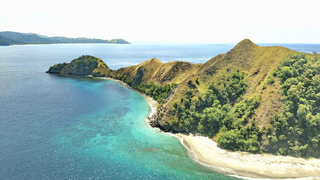
#> input picture F55121002_Tugas4_PCD/gambar.png, 320 x 180 px
$ python 'F55121002_GaussianLowpassFilter&IdealHighpassFilter.py'
#> lines starting #> are read from the running program, lines starting #| are printed output that depends on the picture; after the words box and inside, x2 and y2 are one past the last pixel; in counts of white or black regions, pixels touching at a corner belong together
import cv2
import numpy as np
from matplotlib import pyplot as plt

# membaca gambar
img = cv2.imread('gambar.png', 0)
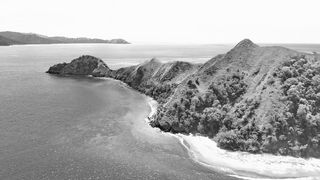
#> img: shape (180, 320); min 1, max 255, mean 171.3

# Fourier Transform
f = np.fft.fft2(img)
fshift = np.fft.fftshift(f)

# Filter Gaussian Lowpass
rows, cols = img.shape
#> rows = 180; cols = 320
crow, ccol = rows/2, cols/2
#> crow = 90; ccol = 160

# membuat filter lowpass Gaussian 2D dengan deviasi standar 20
D = 20
gaussian_lp = np.zeros((rows, cols))
for i in range(rows):
    for j in range(cols):
        gaussian_lp[i,j] = np.exp(-((i-crow)**2+(j-ccol)**2)/(2*D**2))
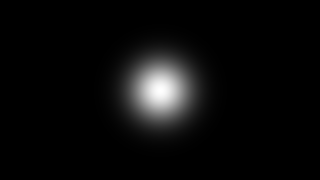
#> gaussian_lp: shape (180, 320) float64; min 5.07e-19, max 1, mean 0.0436

# terapkan filter
fshift_gaussian = fshift * gaussian_lp
f_ishift_gaussian = np.fft.ifftshift(fshift_gaussian)
img_gaussian = np.fft.ifft2(f_ishift_gaussian)
img_gaussian = np.abs(img_gaussian)
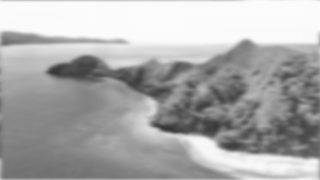
#> img_gaussian: shape (180, 320) float64; min 52.62, max 252, mean 171.3

# Filter Ideal Highpass
# membuat filter highpass ideal 2D dengan radius 50
ideal_hp = np.zeros((rows, cols))
D = 50
for i in range(rows):
    for j in range(cols):
        if np.sqrt((i-crow)**2+(j-ccol)**2) > D:
            ideal_hp[i,j] = 1
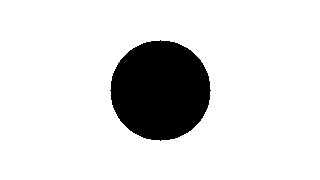
#> ideal_hp: shape (180, 320) float64; values 0 (black) and 1 (white), 86.4% white; 1 black region, box (x1, y1, x2, y2) and area: (110, 40, 211, 141) 7845

# terapkan filter
fshift_ideal = fshift * ideal_hp
f_ishift_ideal = np.fft.ifftshift(fshift_ideal)
img_ideal = np.fft.ifft2(f_ishift_ideal)
img_ideal = np.abs(img_ideal)
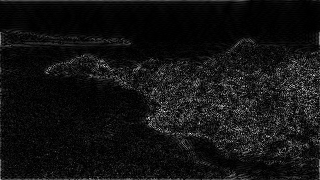
#> img_ideal: shape (180, 320) float64; min 9.26e-06, max 97.04, mean 7.3; drawn with min black and max white

# tampilkan gambar
plt.subplot(2,2,1),plt.imshow(img, cmap='gray')
plt.title('Original Image'), plt.xticks([]), plt.yticks([])
plt.subplot(2,2,2),plt.imshow(img_gaussian, cmap='gray')
plt.title('Gaussian Lowpass Filter'), plt.xticks([]), plt.yticks([])
plt.subplot(2,2,3),plt.imshow(img_ideal, cmap='gray')
plt.title('Ideal Highpass Filter'), plt.xticks([]), plt.yticks([])
plt.show()
